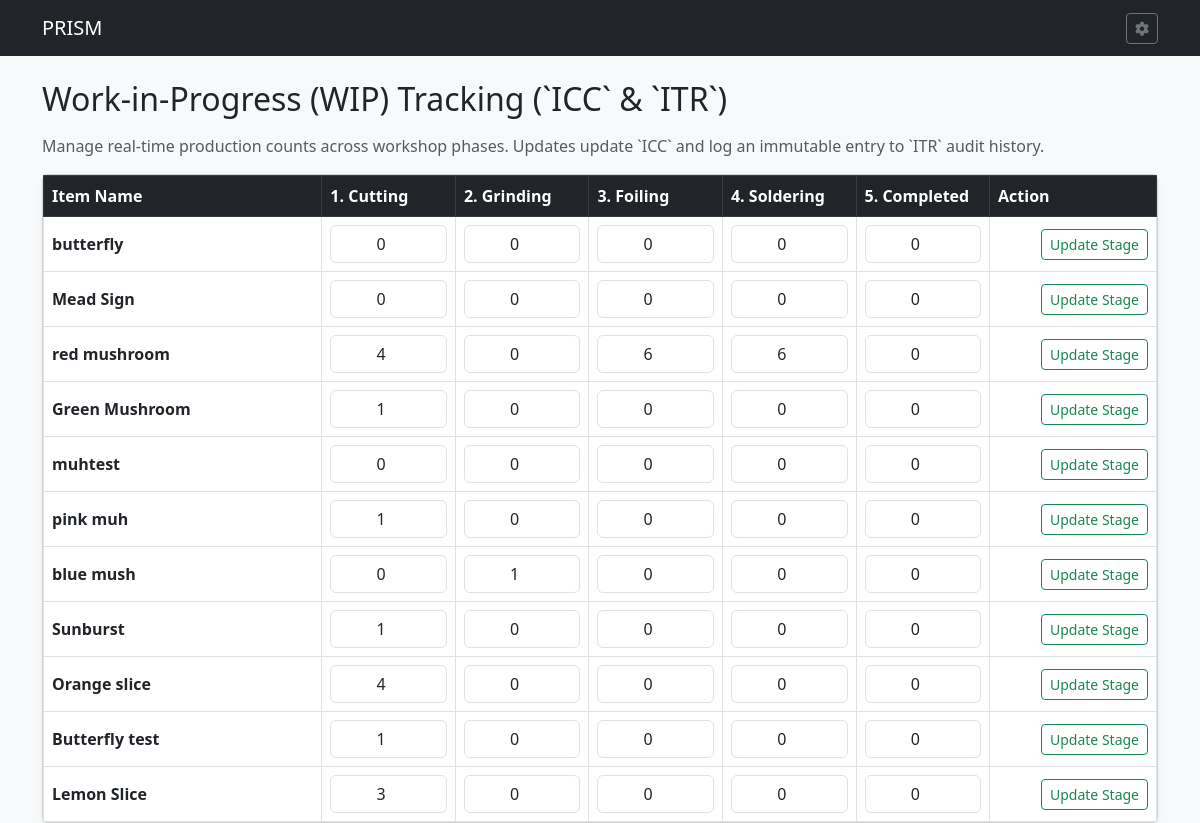
Page /inventory on the committed database.
### tables this page shows
CREATE TABLE ICC (

    IPID INTEGER PRIMARY KEY AUTOINCREMENT,	--Item State ID
    ITEMID INTEGER,				--Item ID
    IPCUT INTEGER,				--Item num in Cut State
    IPGRND INTEGER,				--Item num in Grind State
    IPWASH INTEGER,				--Item num in Wash State
    IPFOIL INTEGER,				--Item num in Foil State
    IPSLDR INTEGER,				--Item num in Solder State
    IPPOLISH INTEGER,				--Item num in Polish State
    IPDONE INTEGER,				--Item num in Finished State
    IPTS TEXT,					--Item state time stamp

    FOREIGN KEY (ITEMID) REFERENCES ITM(ITEMID) ON DELETE CASCADE ON UPDATE CASCADE

);

CREATE TABLE ITM (

    ITEMID INTEGER PRIMARY KEY AUTOINCREMENT,	--Item ID
    ITMNAME TEXT,				--Item Name
    ITMIMG TEXT,				--Item Image
    ONEOFF INTEGER,				--One off Item
    VARIAT INTEGER,				--Is Variation Boolean
    ITMGRP TEXT,				--Item Group
    CURRENT INTEGER,				--Currently Being Sold Bool
    ITMPTRN TEXT,				--Item Pattern Image
    ITMSVG TEXT,				--Item SVG
    ITMNOTE TEXT,				--Item Notes
    ITMLEN TEXT,				--Item Length
    ITMWID TEXT,				--Item Width
    IMISLDR INTEGER,				--Item Solder IMI ID
    IMICAME INTEGER,				--Item CAME IMI ID
    IMIFOIL INTEGER,				--Item Foil IMI ID
    IMICHAIN INTEGER,				--Item Chain IMI ID
    IMIRING INTEGER,				--Item Ring IMI ID
    IMIWIRE INTEGER,				--Item Wire IMI ID
    PARENT INTEGER,				--Parent Item ID
    PATINA TEXT,				--Patina Type
    ISACTIVE INTEGER,				--Is Active Item

    FOREIGN KEY (ITMGRP) REFERENCES IGP(ITMGRP) ON DELETE SET NULL ON UPDATE CASCADE,
    FOREIGN KEY (IMISLDR) REFERENCES IMI(IMIID) ON DELETE SET NULL ON UPDATE CASCADE,
    FOREIGN KEY (IMICAME) REFERENCES IMI(IMIID) ON DELETE SET NULL ON UPDATE CASCADE,
    FOREIGN KEY (IMIFOIL) REFERENCES IMI(IMIID) ON DELETE SET NULL ON UPDATE CASCADE,
    FOREIGN KEY (IMICHAIN) REFERENCES IMI(IMIID) ON DELETE SET NULL ON UPDATE CASCADE,
    FOREIGN KEY (IMIRING) REFERENCES IMI(IMIID) ON DELETE SET NULL ON UPDATE CASCADE,
    FOREIGN KEY (IMIWIRE) REFERENCES IMI(IMIID) ON DELETE SET NULL ON UPDATE CASCADE,
    FOREIGN KEY (PATINA) REFERENCES PATINA(PATINA) ON DELETE SET NULL ON UPDATE CASCADE
);

### routes/item_routes.py (the view)
@item_bp.route("/inventory")
def inventory_status():
    db = get_db()
    counts = db.execute("""

        SELECT i.ITMNAME, c.*

        FROM ICC c

        JOIN ITM i ON c.ITEMID = i.ITEMID

    """).fetchall()
    return render_template("inventory_status.html", counts=counts)

### app.py (called while the page is built)
def get_db():
    conn = sqlite3.connect(DATABASE)
    conn.row_factory = sqlite3.Row
    conn.execute("PRAGMA foreign_keys = ON;")
    return conn

### routes/item_routes.py (called while the page is built)
def get_db():
    from __main__ import get_db
    return get_db()

### templates/inventory_status.html
{% extends 'base.html' %}
{% block content %}
<h2 class="mb-3">Work-in-Progress (WIP) Tracking (`ICC` & `ITR`)</h2>
<p class="text-muted">Manage real-time production counts across workshop phases. Updates update `ICC` and log an immutable entry to `ITR` audit history.</p>
<div class="card shadow-sm">
    <div class="card-body p-0">
        <table class="table table-bordered table-hover mb-0 align-middle">
            <thead class="table-dark">
                <tr>
                    <th>Item Name</th>
                    <th text-center style="width: 12%;">1. Cutting</th>
                    <th text-center style="width: 12%;">2. Grinding</th>
                    <th text-center style="width: 12%;">3. Foiling</th>
                    <th text-center style="width: 12%;">4. Soldering</th>
                    <th text-center style="width: 12%;">5. Completed</th>
                    <th text-end style="width: 15%;">Action</th>
                </tr>
            </thead>
            <tbody>
                {% for c in counts %}
                <tr>
                    <form action="{{ url_for('update_inventory', item_id=c.ITEMID) }}" method="POST">
                        <td><strong>{{ c.ITMNAME }}</strong></td>
                        <td><input type="number" min="0" name="IPCUT" class="form-control text-center" value="{{ c.IPCUT }}"></td>
                        <td><input type="number" min="0" name="IPGRND" class="form-control text-center" value="{{ c.IPGRND }}"></td>
                        <td><input type="number" min="0" name="IPFOIL" class="form-control text-center" value="{{ c.IPFOIL }}"></td>
                        <td><input type="number" min="0" name="IPSLDR" class="form-control text-center" value="{{ c.IPSLDR }}"></td>
                        <td><input type="number" min="0" name="IPDONE" class="form-control text-center" value="{{ c.IPDONE }}"></td>
                        <td class="text-end">
                            <button type="submit" class="btn btn-sm btn-outline-success">Update Stage</button>
                        </td>
                    </form>
                </tr>
                {% else %}
                <tr>
                    <td colspan="7" class="text-center py-4 text-muted">No inventory stages logged. Ensure you have created items in the `ITM` table first.</td>
                </tr>
                {% endfor %}
            </tbody>
        </table>
    </div>
</div>
{% endblock %}

### rows in the picture
ICC: ITMNAME "butterfly", IPCUT "0", IPGRND "0", IPFOIL "0", IPSLDR "0", IPDONE "0"
ICC: ITMNAME "Mead Sign", IPCUT "0", IPGRND "0", IPFOIL "0", IPSLDR "0", IPDONE "0"
ICC: ITMNAME "red mushroom", IPCUT "4", IPGRND "0", IPFOIL "6", IPSLDR "6", IPDONE "0"
ICC: ITMNAME "Green Mushroom", IPCUT "1", IPGRND "0", IPFOIL "0", IPSLDR "0", IPDONE "0"
ICC: ITMNAME "muhtest", IPCUT "0", IPGRND "0", IPFOIL "0", IPSLDR "0", IPDONE "0"
ICC: ITMNAME "pink muh", IPCUT "1", IPGRND "0", IPFOIL "0", IPSLDR "0", IPDONE "0"
ICC: ITMNAME "blue mush", IPCUT "0", IPGRND "1", IPFOIL "0", IPSLDR "0", IPDONE "0"
ICC: ITMNAME "Sunburst", IPCUT "1", IPGRND "0", IPFOIL "0", IPSLDR "0", IPDONE "0"
ICC: ITMNAME "Orange slice", IPCUT "4", IPGRND "0", IPFOIL "0", IPSLDR "0", IPDONE "0"
ICC: ITMNAME "Butterfly test", IPCUT "1", IPGRND "0", IPFOIL "0", IPSLDR "0", IPDONE "0"
ICC: ITMNAME "Lemon Slice", IPCUT "3", IPGRND "0", IPFOIL "0", IPSLDR "0", IPDONE "0"
